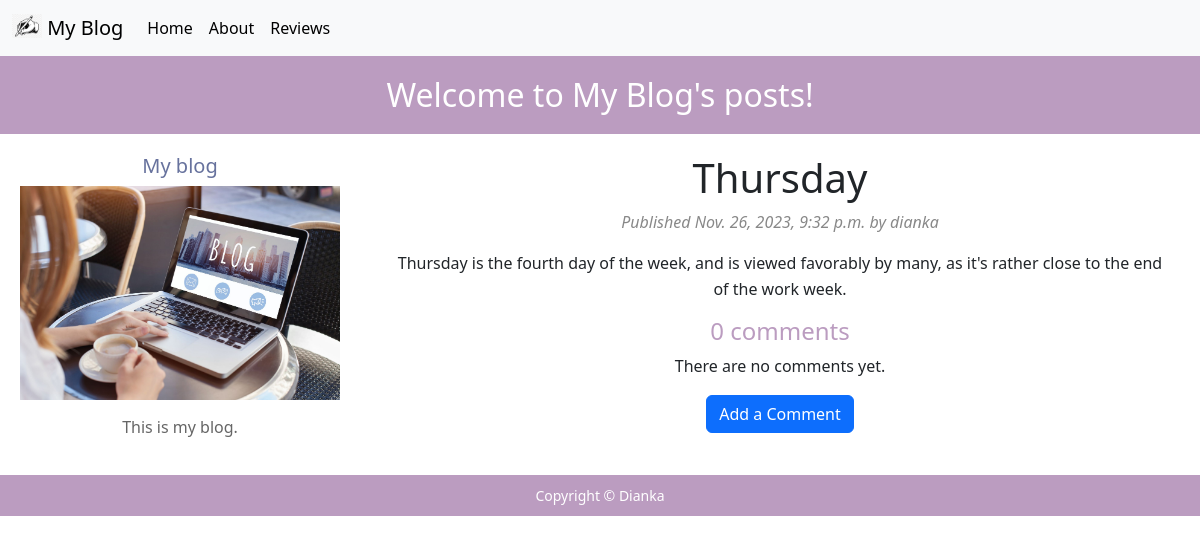
The app's page /blog/2023/11/26/thursday/ with its own data.
### blog/models.py (models this page shows, shortened)
class Post(models.Model):
    STATUS_CHOICES = (
        ('draft', 'Draft'),
        ('published', 'Published'),
    )
    title = models.CharField(max_length=250)
    slug = models.SlugField(max_length=250, unique_for_date='publish')
    author = models.ForeignKey(User, on_delete=models.CASCADE, related_name='blog_posts')
    body = models.TextField()
    publish = models.DateTimeField(default=timezone.now)
    created = models.DateTimeField(auto_now_add=True)
    updated = models.DateTimeField(auto_now=True)
    status = models.CharField(max_length=10, choices=STATUS_CHOICES, default='draft')

### blog/views.py (the view)
def post_detail(request, year, month, day, post):
    post = get_object_or_404(Post, slug=post, publish__year=year, publish__month=month, publish__day=day)
    comments = post.comments.filter(active=True)
    new_comment = None
    comment_form = None
    if request.method == 'POST':
        comment_form = CommentForm(data=request.POST)
        if comment_form.is_valid():
            new_comment = comment_form.save(commit=False)
            new_comment.post = post
            new_comment.save()
    else:
        comment_form = CommentForm()
    return render(request, 'blog/post/detail.html', {
        'post': post,
        'comments': comments,
        'new_comment': new_comment,
        'comment_form': comment_form
    })

### blog/templates/blog/post/detail.html (shortened to what this page needs)
{% extends "blog/base.html" %}
{% block content %}
{% load static %}
<link href="{% static 'css/blog.css' %}" rel="stylesheet" type="text/css" />
    <div class="container">
        <h1>{{ post.title }}</h1>
        <p class="date">Published {{ post.publish }} by {{ post.author }}</p>
        <div class="row">
            <div class="col-md-12">
                {{ post.body|linebreaks }}
                {% with comments.count as total_comments %}
                    <h2>{{ total_comments }} comment{{ total_comments|pluralize }}</h2>
                {% endwith %}
                {% for comment in comments %}
                    <div class="comment">
                        <p class="info">
                            Comment {{ forloop.counter }} by {{ comment.name }}
                            {{ comment.created }}
                        </p>
                        {{ comment.body|linebreaks }}
                    </div>
                {% empty %}
                    <p>There are no comments yet.</p>
                {% endfor %}
                <button type="button" class="btn btn-primary" data-bs-toggle="modal" data-bs-target="#commentModal">
                    Add a Comment
                </button>
            </div>
        </div>
    </div>
{% endblock %}

### blog/static/css/blog.css (style rules this page uses)
#content h2 { margin-top: 0; font-size: 24px; color: #BB9CC0; }
#content .date { font-style: italic; color: #888; }
#content p { line-height: 1.6; margin-bottom: 15px; }

### records on screen
Post: title "Thursday", publish "Nov. 26, 2023, 9:32 p.m.", author "dianka", body "Thursday is the fourth day of the week, and is viewed favorably by many, as it's rather close to the end of the work week."

### other values on screen
{{ total_comments }} "0"
